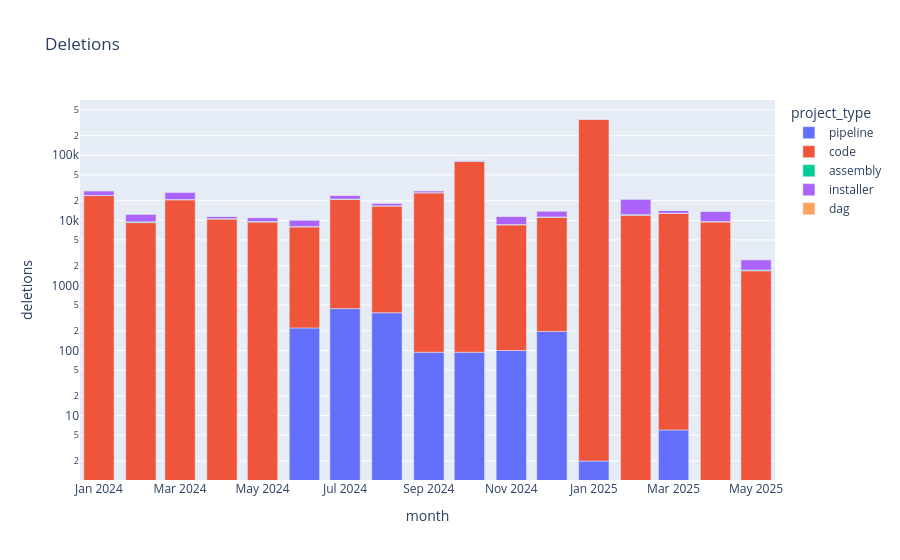

The cell this chart's notebook holds for it:
### Code cell
px.bar(commits_by_project_type.toPandas(),x='month',y='deletions',color='project_type',title='Deletions',log_y=True)
